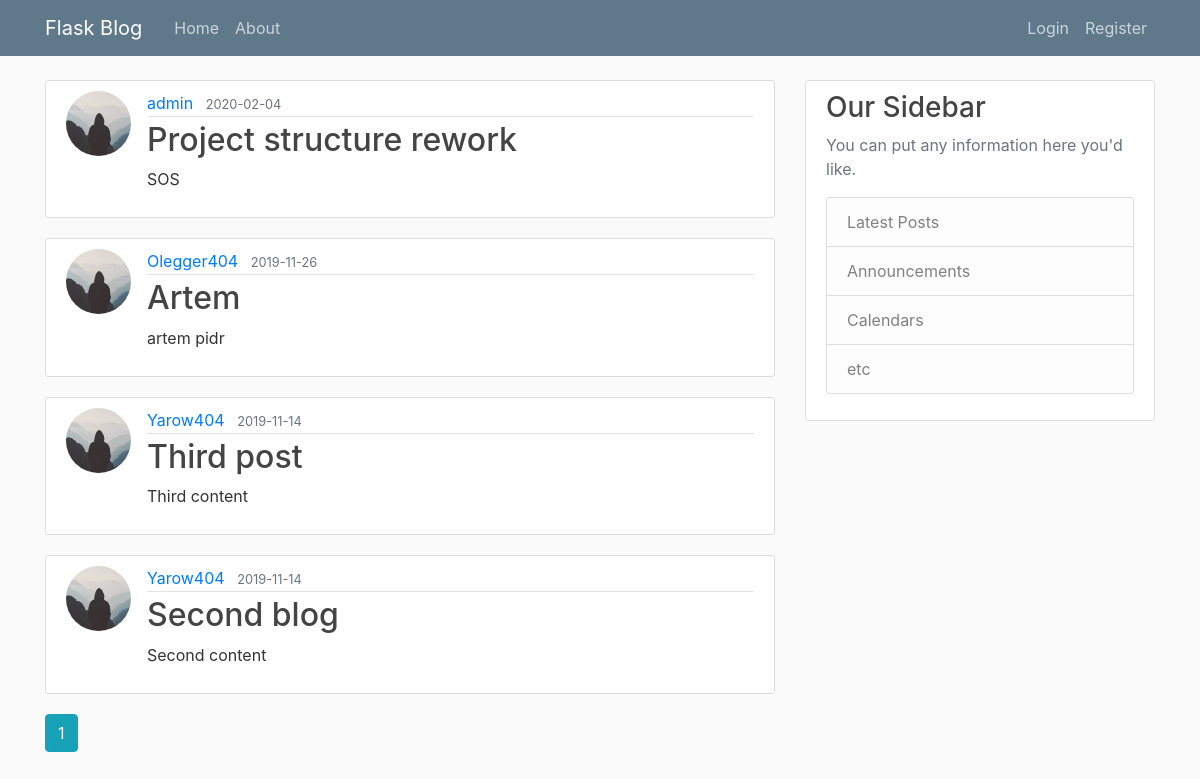
The page /home on the database its author committed.
### app/models.py (models this page shows, shortened)
class Post(db.Model):
    id = db.Column(db.Integer, primary_key=True)
    title = db.Column(db.String(100), nullable=False)
    date_posted = db.Column(db.DateTime, nullable=False, default=datetime.utcnow)
    content = db.Column(db.Text, nullable=False)
    user_id = db.Column(db.Integer, db.ForeignKey('user.id'), nullable=False)

class User(db.Model, UserMixin):
    id = db.Column(db.Integer, primary_key=True)
    username = db.Column(db.String(20), unique=True, nullable=False)
    email = db.Column(db.String(120), unique=True, nullable=False)
    image_file = db.Column(db.String(20), nullable=False, default='default.jpg')
    password = db.Column(db.String(60), nullable=False)
    posts = db.relationship('Post', backref='author', lazy=True)

### app/main/routes.py (the view)
@main.route("/")
@main.route("/home")
def home():
    page = request.args.get('page', 1, type=int)
    posts = Post.query.order_by(Post.date_posted.desc()).paginate(page=page, per_page=5)
    return render_template('home.html', posts=posts)

### app/templates/home.html
{% extends "layout.html" %}
{% block content %}
    {% for post in posts.items %}
        <article class="media content-section">
          <img class="rounded-circle article-img" src="{{ url_for('static', filename='profile_pics/' + post.author.image_file) }}">
          <div class="media-body">
            <div class="article-metadata">
              <a class="mr-2" href="{{ url_for('users.user_posts', username=post.author.username) }}">{{ post.author.username }}</a>
              <small class="text-muted">{{ post.date_posted.strftime('%Y-%m-%d') }}</small>
            </div>
            <h2><a class="article-title" href="{{ url_for('posts.post', post_id=post.id) }}">{{ post.title }}</a></h2>
            <p class="article-content">{{ post.content }}</p>
          </div>
        </article>
    {% endfor %}
    {% for page_num in posts.iter_pages(left_edge=1, right_edge=1, left_current=1, right_current=2) %}
      {% if page_num %}
        {% if posts.page == page_num %}
          <a class="btn btn-info mb-4" href="{{ url_for('main.home', page=page_num) }}">{{ page_num }}</a>
        {% else %}
          <a class="btn btn-outline-info mb-4" href="{{ url_for('main.home', page=page_num) }}">{{ page_num }}</a>
        {% endif %}
      {% else %}
        ...
      {% endif %}
    {% endfor %}
{% endblock content %}

### app/templates/layout.html (shortened to what this page needs)
<!DOCTYPE html>
<html>
<head>
    <link rel="stylesheet" href="https://stackpath.bootstrapcdn.com/bootstrap/4.3.1/css/bootstrap.min.css">
    <link rel="stylesheet" type="text/css" href="{{ url_for('static', filename='main.css') }}">
</head>
<body>
	<header class="site-header">
	  <nav class="navbar navbar-expand-md navbar-dark bg-steel fixed-top">
	    <div class="container">
	      <a class="navbar-brand mr-4" href="/">Flask Blog</a>
	      <div class="collapse navbar-collapse" id="navbarToggle">
	        <div class="navbar-nav mr-auto">
	          <a class="nav-item nav-link" href="{{ url_for('main.home') }}">Home</a>
	          <a class="nav-item nav-link" href="{{ url_for('main.about') }}">About</a>
	        </div>
	        <div class="navbar-nav">
	        	{% if current_user.is_authenticated %}
	        		<a class="nav-item nav-link" href="{{ url_for('posts.new_post') }}">New post</a>
	        		<a class="nav-item nav-link" href="{{ url_for('users.account') }}">Account</a>
	        		<a class="nav-item nav-link" href="{{ url_for('users.logout') }}">Logout</a>
	        	{% else %}
		          	<a class="nav-item nav-link" href="{{ url_for('users.login') }}">Login</a>
		          	<a class="nav-item nav-link" href="{{ url_for('users.register') }}">Register</a>
		        {% endif %}
	        </div>
	      </div>
	    </div>
	  </nav>
	</header>
	<main role="main" class="container">
	  <div class="row">
	    <div class="col-md-8">
          	{% block content %}{% endblock %}
	    </div>
	    <div class="col-md-4">
	      <div class="content-section">
	        <h3>Our Sidebar</h3>
	        <p class='text-muted'>You can put any information here you'd like.
	          <ul class="list-group">
	            <li class="list-group-item list-group-item-light">Latest Posts</li>
	            <li class="list-group-item list-group-item-light">Announcements</li>
	            <li class="list-group-item list-group-item-light">Calendars</li>
	            <li class="list-group-item list-group-item-light">etc</li>
	          </ul>
	        </p>
	      </div>
	    </div>
	  </div>
	</main>
</body>
</html>

### app/static/main.css (style rules this page uses)
body { background: #fafafa; color: #333333; margin-top: 5rem; }
h1, h2, h3, h4, h5, h6 { color: #444444; }
.bg-steel { background-color: #5f788a; }
.site-header .navbar-nav .nav-link { color: #cbd5db; }
.content-section { background: #ffffff; padding: 10px 20px; border: 1px solid #dddddd; border-radius: 3px; margin-bottom: 20px; }
.article-title { color: #444444; }
.article-content { white-space: pre-line; }
.article-img { height: 65px; width: 65px; margin-right: 16px; }
.article-metadata { padding-bottom: 1px; margin-bottom: 4px; border-bottom: 1px solid #e3e3e3 }

### rows shown on the page
Post: image_file (placeholder picture), author.username "admin", date_posted "2020-02-04", title "Project structure rework", content "SOS"
Post: image_file (placeholder picture), author.username "Olegger404", date_posted "2019-11-26", title "Artem", content "artem pidr"
Post: image_file (placeholder picture), author.username "Yarow404", date_posted "2019-11-14", title "Third post", content "Third content"
Post: image_file (placeholder picture), author.username "Yarow404", date_posted "2019-11-14", title "Second blog", content "Second content"

### other values the page prints
{{ page_num }} "1"
